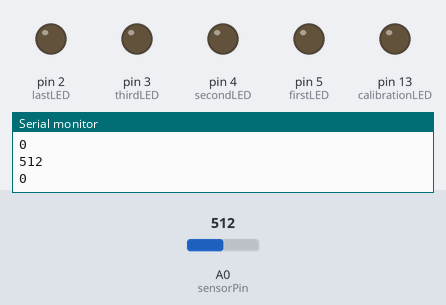
A sketch run on a simulated Arduino Uno, built with avr-gcc and run on an emulated ATmega328P. Parts: output pins drawn as LEDs (lit = HIGH), the last lines printed to the serial monitor. Inputs (shaded band) come from the test bench; at power-on: A0 (sensorPin) = 512.

Above: at 6.2 s.
6.3 s: A0 (sensorPin) set to 501
At 7.4 s:
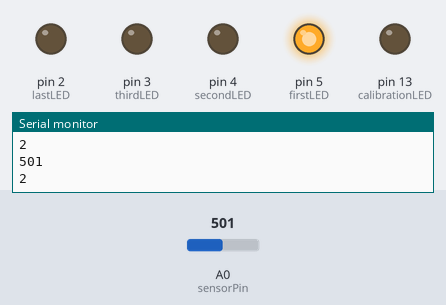
8.2 s: A0 (sensorPin) set to 716
At 9.4 s:
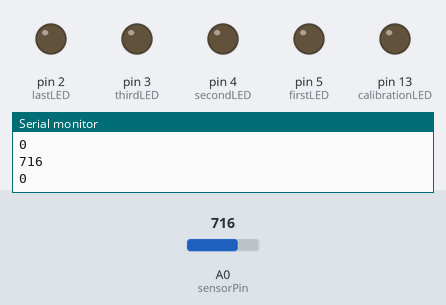
10.0 s: A0 (sensorPin) set to 511
At 11.4 s:
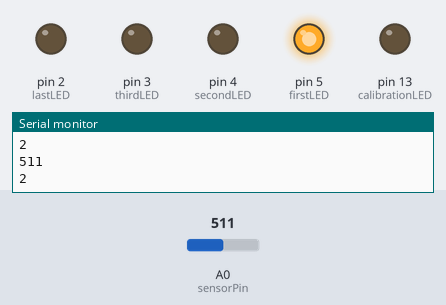
Timing chart, 0 to 13.0 s (numbered marks = the images above; inputs shaded):
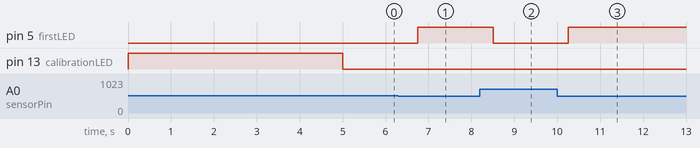

The sketch:

Ambient_Light_Sensor_w_LED_meter.ino
```cpp
const int firstLED = 5;             //First red LED
const int secondLED = 4;            //Second red LED
const int thirdLED = 3;             //Third red LED
const int lastLED = 2;              //Last LED which is green
const int calibrationLED = 13;

const int sensorPin = A0;
int sensorValue;
int sensorLow = 1023;
int sensorHigh = 0;

void setup() {
  Serial.begin(115200);

  pinMode(firstLED, OUTPUT);
  pinMode(secondLED, OUTPUT);
  pinMode(thirdLED, OUTPUT);
  pinMode(lastLED, OUTPUT);

  pinMode(calibrationLED, OUTPUT);
  digitalWrite(calibrationLED, HIGH);         //Turn on LED on pin 13 indicating calibration has begun

  while(millis() < 5000) {                    //5 seconds from Arduino ON, for calibration
    sensorValue = analogRead(sensorPin);      //read value from photoresistor

    if (sensorValue > sensorHigh) {           //closest sensor value to sensorHigh(0) is set to sensorHigh
      sensorHigh = sensorValue;
    }
    if (sensorValue < sensorLow) {            //closest sensor value to sensorLow(1023) is set to sensorLow
      sensorLow = sensorValue;
    }
  }

  digitalWrite(calibrationLED, LOW);          //Turn off LED on pin 13 indicating calibration has ended

}

void loop() {
  sensorValue = analogRead(sensorPin);
  Serial.println(sensorValue);

  int brightness =
    map(sensorValue, sensorLow, sensorHigh, 1, 1000);
  Serial.println(brightness);
  delay(250);

  if (brightness > 0) {                     //If translated reading from sensor is over 0 then turn on the first red LED
    digitalWrite(firstLED, HIGH);
  }
  else {                                    //Otherwise turn off first red LED if reading goes below zero
    digitalWrite(firstLED, LOW);
  }

  if (brightness > 300) {                   //If translated reading from sensor is over 300 then turn on the second red LED
    digitalWrite(secondLED, HIGH);
  }
  else {                                    //Otherwise turn off second red LED if reading goes below 300
    digitalWrite(secondLED, LOW);
  }

  if (brightness > 500) {                   //If translated reading from sensor is over 500 then turn on the third red LED
    digitalWrite(thirdLED, HIGH);
  }
  else {                                    //Otherwise turn off third red LED if reading goes below 500
    digitalWrite(thirdLED, LOW);
  }

  if (brightness > 900) {                   //If translated reading from sensor is over 900 then turn on the green LED
    digitalWrite(lastLED, HIGH);
  }
  else {                                    //Otherwise turn off the green LED if reading goes below 900
    digitalWrite(lastLED, LOW);
  }

}
```

Measured:
- the behaviour switches between 512 and 511 on A0 (sensorPin) (found by bisection; images 0 and 1)
- after the input at 6.3 s, pin 5 (firstLED): LOW → HIGH after 0.45 s
- after the input at 8.2 s, pin 5 (firstLED): HIGH → LOW after 0.31 s
- after the input at 10.0 s, pin 5 (firstLED): LOW → HIGH after 0.26 s
